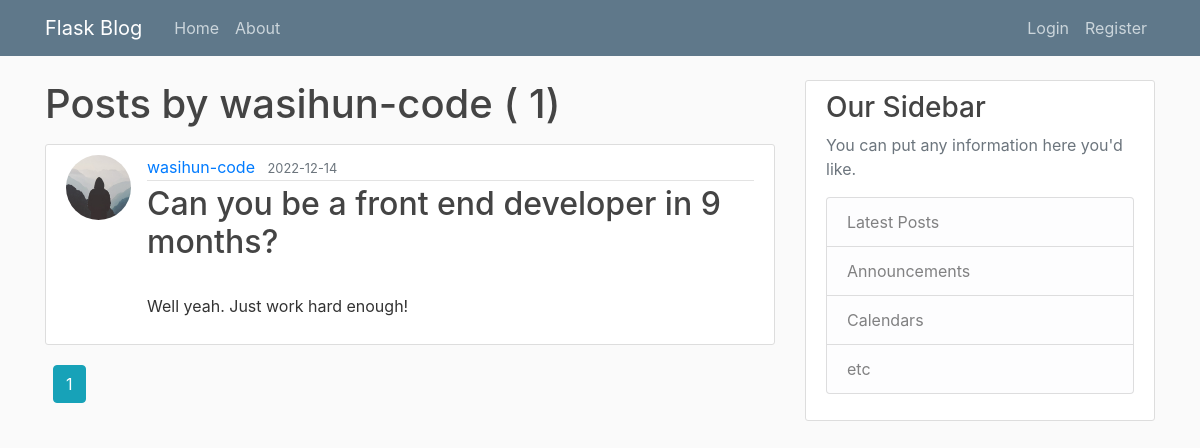
Before: /user/wasihun-code with the older database file.
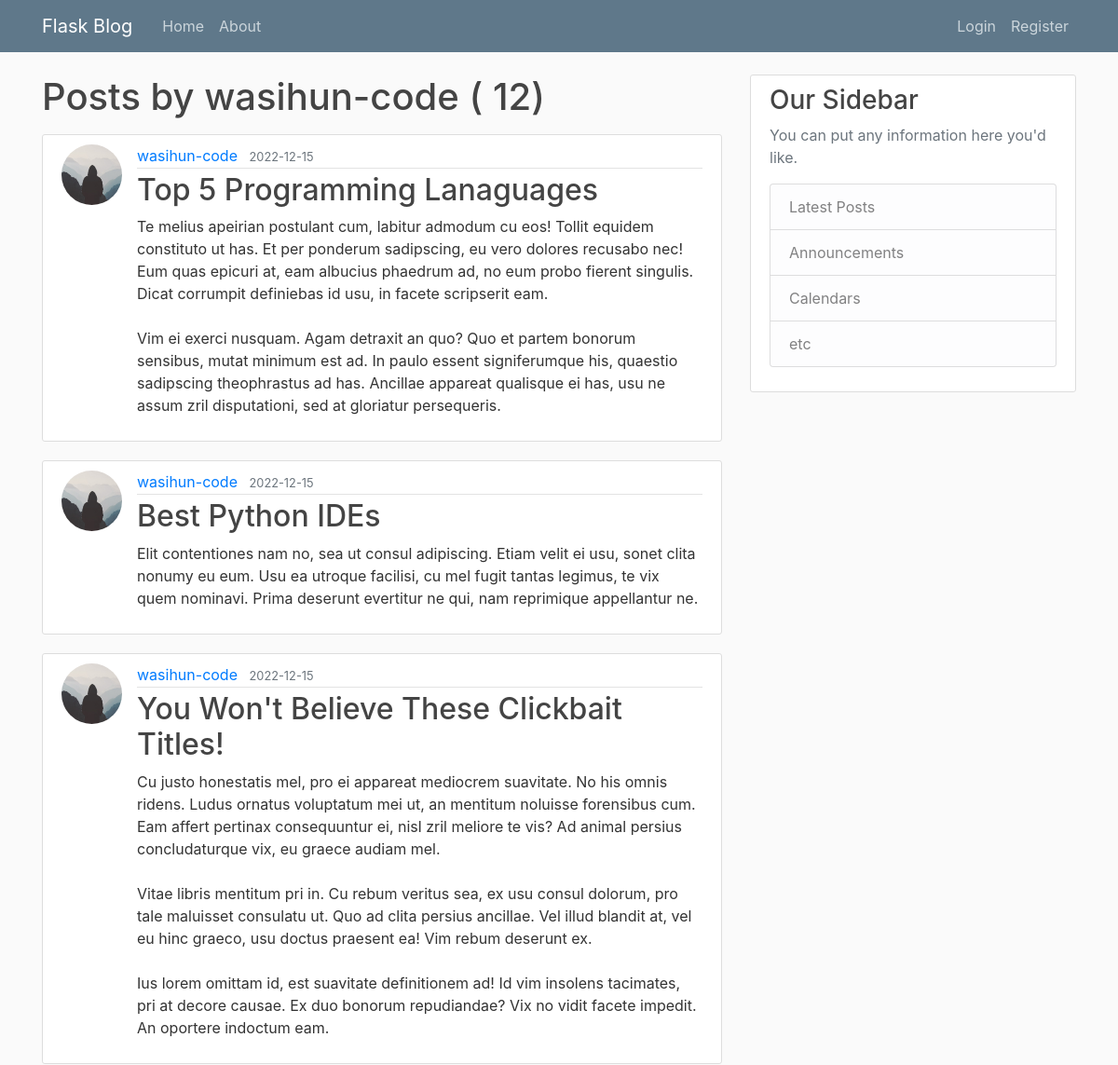
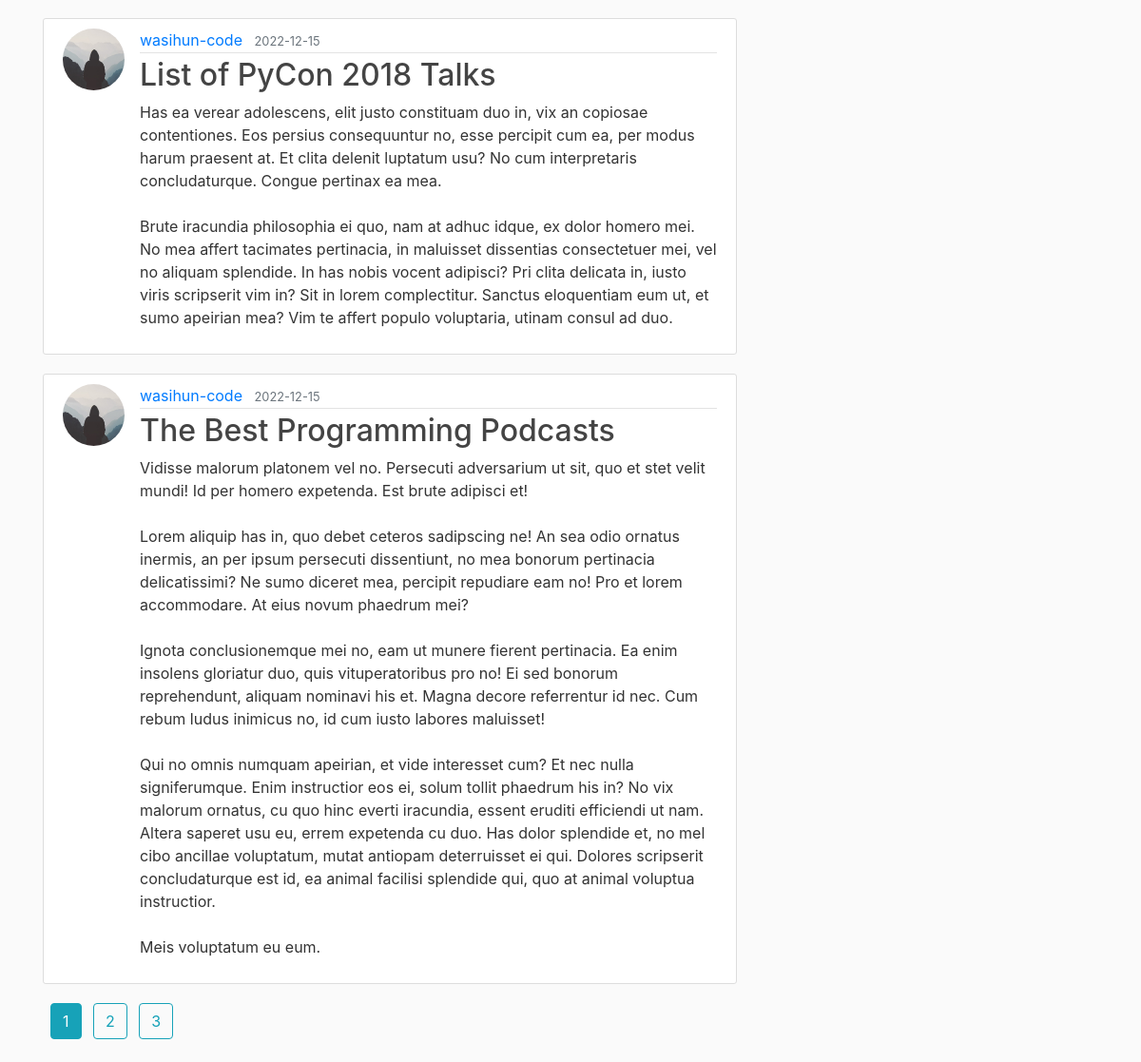
After: the same page with the newer database file (2 pictures, top to bottom).
### flaskblog/models.py (models this page shows, shortened)
class Post(db.Model):
    id = db.Column(db.Integer, primary_key=True)
    title = db.Column(db.String(100), nullable=False, unique=True)
    date_posted = db.Column(db.DateTime, nullable=False, default=datetime.utcnow())
    content = db.Column(db.Text, nullable=False)
    user_id = db.Column(db.Integer, db.ForeignKey("user.id"), nullable=False)

class User(db.Model, UserMixin):
    id = db.Column(db.Integer, primary_key=True)
    username = db.Column(db.String(20), unique=True, nullable=False)
    email = db.Column(db.String(120), unique=True, nullable=False)
    password = db.Column(db.String(60), nullable=False)
    image = db.Column(
        db.String(20),
        nullable=False,
        default="default.jpg",
    )
    posts = db.relationship("Post", backref="author", lazy=True)

### flaskblog/users/routes.py (the view)
@users.route("/user/<string:username>")
def user_posts(username):
    page = request.args.get('page', 1, type=int)
    user = User.query.filter_by(username=username).first_or_404()
    posts = Post.query.filter_by(author=user)\
        .order_by(Post.date_posted.desc())\
        .paginate(page=page, per_page=5)
    return render_template('users/user_posts.html', posts=posts, user=user)

### flaskblog/templates/users/user_posts.html (shortened to what this page needs)
{% extends 'layout.html' %}
{% block content %}
    <h1 class="mb-3"> Posts by {{ user.username }} ( {{ posts.total}}) </h1>
    {% for post in posts %}
        <article class="media content-section">
            <img class="rounded-circle article-img"
                src="{{url_for('static', filename='profile_pictures/'+post.author.image)}}" />
                <div class="media-body">
                    <div class="article-metadata">
                        <a class="mr-2" href="{{ url_for('users.user_posts', username=post.author.username) }}">{{ post.author.username }}</a>
                        <small class="text-muted">{{ post.date_posted.strftime('%Y-%m-%d') }}</small>
                    </div>
                    <h2><a class="article-title" href=" {{ url_for('posts.post', post_id=post.id) }} ">
                        {{ post.title }}</a></h2>
                    <p class="article-content">{{ post.content }}</p>
                </div>
        </article>
    {% endfor %}
    {% for page_num in posts.iter_pages(left_edge=1, right_edge=1, left_current=1, right_current=2) %}
        {% if page_num %}
            {% if posts.page == page_num %}
                <a class="btn btn-info ml-2 mb-4" href={{ url_for('users.user_posts', username=user.username, page=page_num)}}> {{ page_num }} </a>
            {% else %}
                <a class="btn btn-outline-info ml-2 mb-4" href={{ url_for('users.user_posts', username=user.username, page=page_num )}}> {{ page_num }} </a>
            {% endif %}
        {% else %}
            <span class="ml-2"> ... </span>
        {% endif %}
    {% endfor %}
{% endblock content %}

Changed rows visible on the page:
no longer on this page (row unchanged): Post: image (placeholder picture), author.username "wasihun-code", date_posted "2022-12-14", title "Can you be a front end developer in 9 months?", content "Well yeah. Just work hard enough!"
added Post: image (placeholder picture), author.username "wasihun-code", date_posted "2022-12-15", title "Top 5 Programming Lanaguages", content "Te melius apeirian postulant cum, labitur admodum cu eos! Tollit equidem constituto ut has. Et per ponderum sadipscing, eu vero dolores recusabo nec! Eum quas epicuri at, eam albucius phaedrum ad, no eum probo fierent singulis. Dicat corrumpit definiebas id usu, in facete scripserit eam. Vim ei exerci nusquam. Agam detraxit an quo? Quo et partem bonorum sensibus, mutat minimum est ad. In paulo essent signiferumque his, quaestio sadipscing theophrastus ad has. Ancillae appareat qualisque ei has, usu ne assum zril disputationi, sed at gloriatur persequeris."
added Post: image (placeholder picture), author.username "wasihun-code", date_posted "2022-12-15", title "Best Python IDEs", content "Elit contentiones nam no, sea ut consul adipiscing. Etiam velit ei usu, sonet clita nonumy eu eum. Usu ea utroque facilisi, cu mel fugit tantas legimus, te vix quem nominavi. Prima deserunt evertitur ne qui, nam reprimique appellantur ne."
added Post: image (placeholder picture), author.username "wasihun-code", date_posted "2022-12-15", title "You Won't Believe These Clickbait Titles!", content "Cu justo honestatis mel, pro ei appareat mediocrem suavitate. No his omnis ridens. Ludus ornatus voluptatum mei ut, an mentitum noluisse forensibus cum. Eam affert pertinax consequuntur ei, nisl zril meliore te vis? Ad animal persius concludaturque vix, eu graece audiam mel. Vitae libris mentitum pri in. Cu rebum veritus sea, ex usu consul dolorum, pro tale maluisset consulatu ut. Quo ad clita persius ancillae. Vel illud blandit at, vel eu hinc graeco, usu doctus praesent ea! Vim rebum deserunt ex. Ius lorem omittam id, est suavitate definitionem ad! Id vim insolens tacimates, pri at decore causae. Ex duo bonorum repudiandae? Vix no vidit facete impedit. An oportere indoctum eam."
added Post: image (placeholder picture), author.username "wasihun-code", date_posted "2022-12-15", title "List of PyCon 2018 Talks", content "Has ea verear adolescens, elit justo constituam duo in, vix an copiosae contentiones. Eos persius consequuntur no, esse percipit cum ea, per modus harum praesent at. Et clita delenit luptatum usu? No cum interpretaris concludaturque. Congue pertinax ea mea. Brute iracundia philosophia ei quo, nam at adhuc idque, ex dolor homero mei. No mea affert tacimates pertinacia, in maluisset dissentias consectetuer mei, vel no aliquam splendide. In has nobis vocent adipisci? Pri clita delicata in, iusto viris scripserit vim in? Sit in lorem complectitur. Sanctus eloquentiam eum ut, et sumo apeirian mea? Vim te affert populo voluptaria, utinam consul ad duo."
added Post: image (placeholder picture), author.username "wasihun-code", date_posted "2022-12-15", title "The Best Programming Podcasts", content "Vidisse malorum platonem vel no. Persecuti adversarium ut sit, quo et stet velit mundi! Id per homero expetenda. Est brute adipisci et! Lorem aliquip has in, quo debet ceteros sadipscing ne! An sea odio ornatus inermis, an per ipsum persecuti dissentiunt, no mea bonorum pertinacia delicatissimi? Ne sumo diceret mea, percipit repudiare eam no! Pro et lorem accommodare. At eius novum phaedrum mei? Ignota conclusionemque mei no, eam ut munere fierent pertinacia. Ea enim insolens gloriatur duo, quis vituperatoribus pro no! Ei sed bonorum reprehendunt, aliquam nominavi his et. Magna decore referrentur id nec. Cum rebum ludus inimicus no, id cum iusto labores maluisset! Qui no omnis numquam…"
Other visible differences:
{{ posts.total }}: "1" → "12"
new list line: "2"
new list line: "3"
